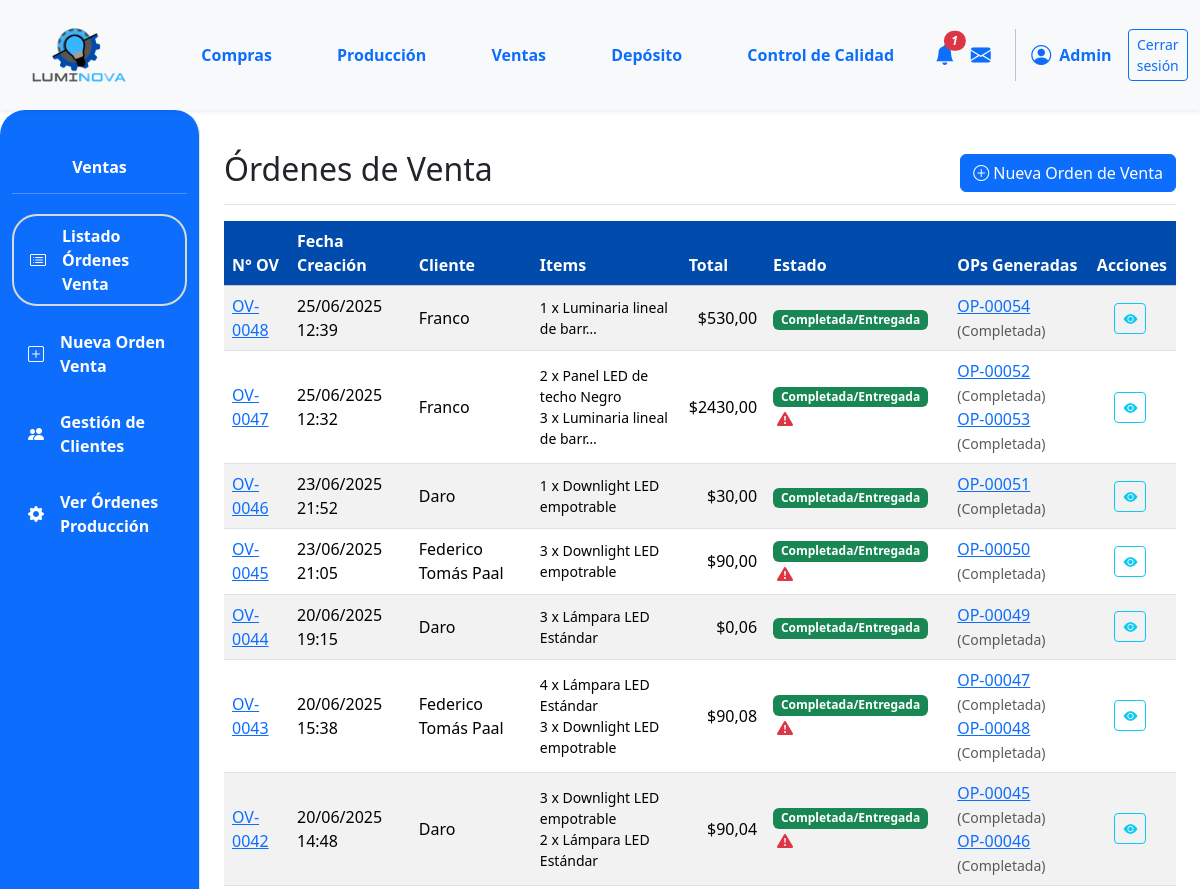
/ventas/ (signed in, upper part), run on an earlier commit of the app's database.
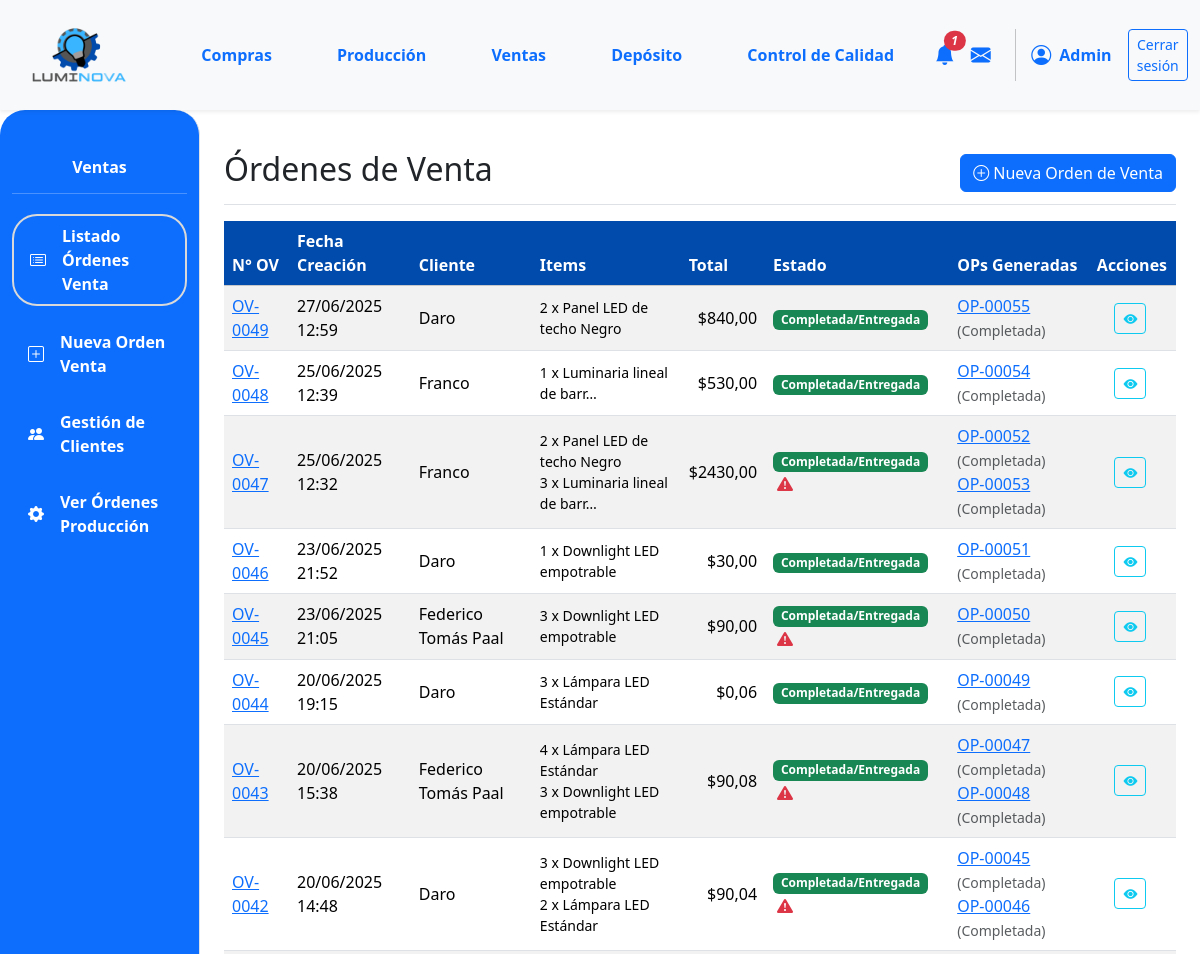
And on a later commit of the database.
### App_LUMINOVA/models.py (models this page shows, shortened)
class OrdenVenta(models.Model):
    ESTADO_CHOICES = [
        ("PENDIENTE", "Pendiente Confirmación"),
        ("CONFIRMADA", "Confirmada (Esperando Producción)"),
        ("INSUMOS_SOLICITADOS", "Insumos Solicitados"),
        ("PRODUCCION_INICIADA", "Producción Iniciada"),
        ("PRODUCCION_CON_PROBLEMAS", "Producción con Problemas"),
        ("LISTA_ENTREGA", "Lista para Entrega"),
        ("COMPLETADA", "Completada/Entregada"),
        ("CANCELADA", "Cancelada"),
    ]
    numero_ov = models.CharField(
        max_length=20, unique=True, verbose_name="N° Orden de Venta"
    )
    cliente = models.ForeignKey(
        Cliente, on_delete=models.PROTECT, related_name="ordenes_venta"
    )
    fecha_creacion = models.DateTimeField(default=timezone.now)
    estado = models.CharField(
        max_length=50, choices=ESTADO_CHOICES, default="PENDIENTE"
    )
    total_ov = models.DecimalField(
        max_digits=12, decimal_places=2, default=0.00, verbose_name="Total OV"
    )
    notas = models.TextField(blank=True, null=True)

class Cliente(models.Model):
    nombre = models.CharField(max_length=150, unique=True)
    direccion = models.TextField(blank=True)
    telefono = models.CharField(max_length=25, blank=True)
    email = models.EmailField(unique=True, null=True, blank=True)

class ItemOrdenVenta(models.Model):
    orden_venta = models.ForeignKey(
        OrdenVenta, on_delete=models.CASCADE, related_name="items_ov"
    )
    producto_terminado = models.ForeignKey(ProductoTerminado, on_delete=models.PROTECT)
    cantidad = models.PositiveIntegerField()
    precio_unitario_venta = models.DecimalField(
        max_digits=10, decimal_places=2, verbose_name="Precio Unit. en Venta"
    )
    subtotal = models.DecimalField(max_digits=12, decimal_places=2, editable=False)

class ProductoTerminado(models.Model):
    descripcion = models.CharField(max_length=255)  # Aumentado max_length
    categoria = models.ForeignKey(
        CategoriaProductoTerminado,
        on_delete=models.PROTECT,
        related_name="productos_terminados",
    )
    precio_unitario = models.DecimalField(max_digits=10, decimal_places=2, default=0.00)
    stock = models.IntegerField(default=0)
    modelo = models.CharField(max_length=50, blank=True, null=True)
    potencia = models.IntegerField(blank=True, null=True)
    acabado = models.CharField(max_length=50, blank=True, null=True)
    color_luz = models.CharField(max_length=50, blank=True, null=True)
    material = models.CharField(max_length=50, blank=True, null=True)
    imagen = models.ImageField(null=True, blank=True, upload_to="productos_terminados/")

class OrdenProduccion(models.Model):
    numero_op = models.CharField(
        max_length=20, unique=True, verbose_name="N° Orden de Producción"
    )
    orden_venta_origen = models.ForeignKey(
        OrdenVenta,
        on_delete=models.SET_NULL,
        null=True,
        blank=True,
        related_name="ops_generadas",
    )
    producto_a_producir = models.ForeignKey(
        ProductoTerminado, on_delete=models.PROTECT, related_name="ordenes_produccion"
    )
    cantidad_a_producir = models.PositiveIntegerField()
    estado_op = models.ForeignKey(
        EstadoOrden,
        on_delete=models.SET_NULL,
        null=True,
        blank=True,
        related_name="ops_estado",
    )
    fecha_solicitud = models.DateTimeField(default=timezone.now)
    fecha_inicio_real = models.DateTimeField(null=True, blank=True)
    fecha_inicio_planificada = models.DateField(
        null=True, blank=True
    )
    fecha_fin_real = models.DateTimeField(null=True, blank=True)
    fecha_fin_planificada = models.DateField(null=True, blank=True)
    sector_asignado_op = models.ForeignKey(
        SectorAsignado,
        on_delete=models.SET_NULL,
        null=True,
        blank=True,
        related_name="ops_sector",
    )
    notas = models.TextField(null=True, blank=True, verbose_name="Notas")
    def get_estado_op_display(self):
        if self.estado_op:
            return self.estado_op.nombre
        return "Sin Estado Asignado"

class EstadoOrden(
    models.Model
):
    nombre = models.CharField(
        max_length=50, unique=True
    )

### App_LUMINOVA/views.py (the view)
# urls.py: path('ventas/', ventas_lista_ov_view, name='ventas_lista_ov'),
@login_required
def ventas_lista_ov_view(request):
    ordenes_de_venta_query = OrdenVenta.objects.select_related('cliente').prefetch_related(
        'items_ov__producto_terminado',
        Prefetch(
            'ops_generadas',
            queryset=OrdenProduccion.objects.select_related('estado_op', 'producto_a_producir')
                                      .prefetch_related(
                                          Prefetch(
                                              'reportes_incidencia',
                                              queryset=Reportes.objects.select_related('reportado_por', 'sector_reporta').order_by('-fecha')
                                          )
                                      ).order_by('numero_op'),
            to_attr='lista_ops_con_reportes_y_estado' # Usamos un nombre claro para el resultado del prefetch
        )
    ).order_by('-fecha_creacion')
    ordenes_list_con_info_reporte = []
    for ov in ordenes_de_venta_query:
        ov.tiene_algun_reporte_asociado = False # Inicializar bandera
        if hasattr(ov, 'lista_ops_con_reportes_y_estado'): # Verificar que el prefetch funcionó
            for op in ov.lista_ops_con_reportes_y_estado:
                if op.reportes_incidencia.all().exists(): # Si alguna de las OPs de esta OV tiene reportes...
                    ov.tiene_algun_reporte_asociado = True
                    break # Salimos del bucle interior, ya sabemos que hay al menos un reporte.
        ordenes_list_con_info_reporte.append(ov)
    context = {
        'ordenes_list': ordenes_list_con_info_reporte, # Pasamos la lista procesada a la plantilla
        'titulo_seccion': 'Órdenes de Venta',
    }
    return render(request, 'ventas/ventas_lista_ov.html', context)

### App_LUMINOVA/templates/ventas/ventas_lista_ov.html (shortened to what the changed rows need)
{% extends 'padre.html' %}
{% load static %}
{% load django_bootstrap5 %}
{% block content %}
<div class="d-flex justify-content-between flex-wrap flex-md-nowrap align-items-center pt-3 pb-2 mb-3 border-bottom">
    <h1 class="h2">{{ titulo_seccion }}</h1>
</div>
<div class="table-responsive mt-3">
    <table class="table table-striped table-hover align-middle">
        <thead class="table-light">
            <tr>
                <th {% if not DEBUG %}class="color-thead"{% endif %} style="background-color: #014BAC; color: white;">N° OV</th>
                <th {% if not DEBUG %}class="color-thead"{% endif %} style="background-color: #014BAC; color: white;">Fecha Creación</th>
                <th {% if not DEBUG %}class="color-thead"{% endif %} style="background-color: #014BAC; color: white;">Cliente</th>
                <th {% if not DEBUG %}class="color-thead"{% endif %} style="background-color: #014BAC; color: white;">Items</th>
                <th {% if not DEBUG %}class="color-thead"{% endif %} style="background-color: #014BAC; color: white;" class="text-end">Total</th>
                <th {% if not DEBUG %}class="color-thead"{% endif %} style="background-color: #014BAC; color: white;">Estado</th>
                <th {% if not DEBUG %}class="color-thead"{% endif %} style="background-color: #014BAC; color: white;">OPs Generadas</th>
                <th {% if not DEBUG %}class="color-thead"{% endif %} style="background-color: #014BAC; color: white;" class="text-center">Acciones</th>
            </tr>
        </thead>
        <tbody>
            {% for ov in ordenes_list %}
            <tr>
                <td><a href="{% url 'App_LUMINOVA:ventas_detalle_ov' ov.id %}">{{ ov.numero_ov }}</a></td>
                <td>{{ ov.fecha_creacion|date:"d/m/Y H:i" }}</td>
                <td>{{ ov.cliente.nombre|default_if_none:"N/A" }}</td>
                <td>
                    <ul class="list-unstyled mb-0 small">
                    {% for item in ov.items_ov.all %}
                        <li>{{ item.cantidad }} x {{ item.producto_terminado.descripcion|truncatechars:25 }}</li>
                    {% empty %}
                        <li>Sin ítems</li>
                    {% endfor %}
                    </ul>
                </td>
                <td class="text-end">${{ ov.total_ov|floatformat:2 }}</td>
                <td>
                    <span class="badge
                        {% if ov.estado == 'PENDIENTE' %}bg-warning text-dark
                        {% elif ov.estado == 'CONFIRMADA' %}bg-secondary
                        {% elif ov.estado == 'INSUMOS_SOLICITADOS' %}bg-info-subtle text-info-emphasis border border-info-subtle
                        {% elif ov.estado == 'PRODUCCION_INICIADA' %}bg-primary
                        {% elif ov.estado == 'PRODUCCION_CON_PROBLEMAS' %}bg-danger-subtle text-danger-emphasis border border-danger-subtle
                        {% elif ov.estado == 'LISTA_ENTREGA' %}bg-success-subtle text-success-emphasis border border-success-subtle
                        {% elif ov.estado == 'COMPLETADA' %}bg-success
                        {% elif ov.estado == 'CANCELADA' %}bg-dark
                        {% else %}bg-light text-dark{% endif %}">
                        {{ ov.get_estado_display }}
                    </span>
                    {% if ov.tiene_algun_reporte_asociado %}
                        <a href="#" data-bs-toggle="modal" data-bs-target="#modalReportesOV{{ ov.id }}"
                           class="ms-1" title="Ver reportes de problemas asociados a esta OV">
                            <i class="bi bi-exclamation-triangle-fill text-danger"></i>
                        </a>
                    {% endif %}
                </td>
                <td>
                    {% for op_gen in ov.lista_ops_con_reportes_y_estado %}
                        <a href="{% url 'App_LUMINOVA:produccion_detalle_op' op_gen.id %}">{{ op_gen.numero_op }}</a>
                        <small class="text-muted">({{ op_gen.get_estado_op_display }})</small>
                        {% if not forloop.last %}<br>{% endif %}
                    {% empty %}
                        Ninguna
                    {% endfor %}
                </td>
                <td class="text-center">
                     <a href="{% url 'App_LUMINOVA:ventas_detalle_ov' ov.id %}" class="btn btn-sm btn-outline-info me-1" title="Ver Detalle OV {{ ov.numero_ov }}">
                         <i class="bi bi-eye-fill"></i>
                     </a>
                </td>
            </tr>
            {% empty %}
            <tr>
                <td colspan="8" class="text-center fst-italic text-muted">No hay órdenes de venta registradas.</td>
            </tr>
            {% endfor %}
        </tbody>
    </table>
</div>
{% endblock %}

What changed in the data, as far as the page shows it:
added OrdenVenta: numero_ov "OV-0049", fecha_creacion "27/06/2025 12:59", cliente.nombre "Daro", total_ov "840,00", estado "Completada/Entregada"
added ItemOrdenVenta: cantidad "2", producto_terminado.descripcion "Panel LED de techo Negro", shown under "OV-0049"
added OrdenProduccion: numero_op "OP-00055", estado_op "Completada", shown under "OV-0049"
